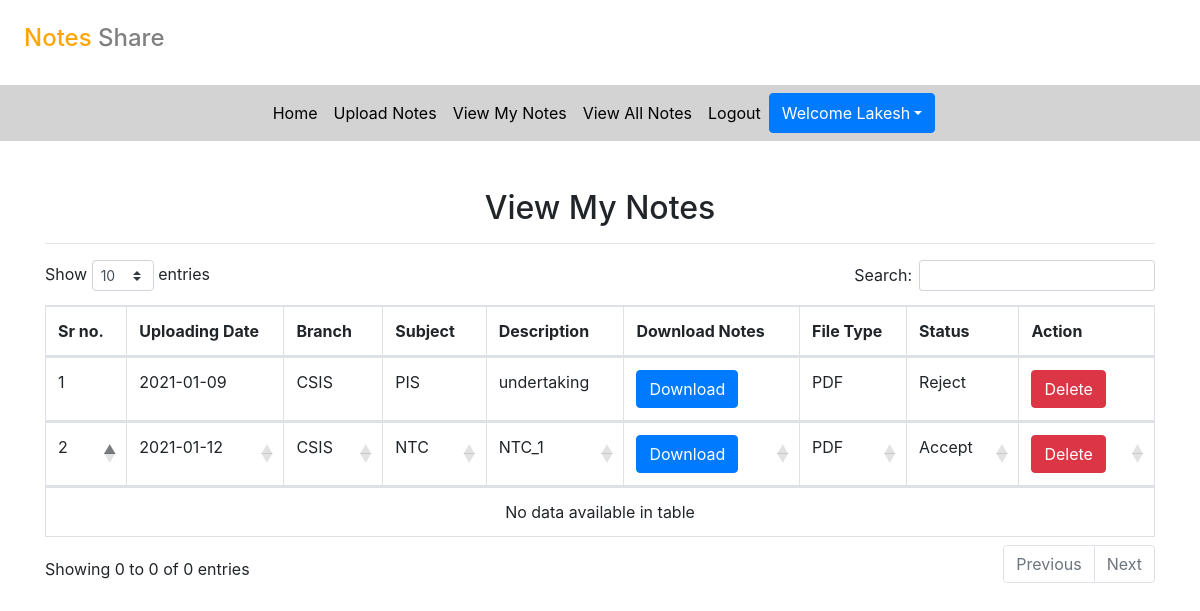
Page /view_mynotes (signed in) on the committed database.
### notes/models.py (models this page shows, shortened)
class Notes(models.Model):
    user = models.ForeignKey(User, on_delete=models.CASCADE)
    uploadingdate = models.CharField(max_length=30)
    branch = models.CharField(max_length=30)
    subject = models.CharField(max_length=35)
    notesfile = models.FileField(null=True)
    filetype = models.CharField(max_length=35, null=True)
    description = models.CharField(max_length=200, null=True)
    status = models.CharField(max_length=15)

### notes/views.py (the view)
# urls.py: path('view_mynotes', view_mynotes, name='view_mynotes'),
def view_mynotes(request):
    if not request.user.is_authenticated:
        return redirect('login')
    user = User.objects.get(id=request.user.id)
    notes = Notes.objects.filter(user=user)
    d = {'notes': notes}
    return render(request, 'view_mynotes.html', d)

### notes/templates/view_mynotes.html (shortened to what this page needs)
{% extends 'user_nav.html' %}
{% load static %}
{% block body %}
<link rel="stylesheet" href="https://cdnjs.cloudflare.com/ajax/libs/twitter-bootstrap/4.5.2/css/bootstrap.css">
<link rel="stylesheet" href="https://cdn.datatables.net/1.10.23/css/dataTables.bootstrap4.min.css">
<div class="container mt-5">
    <h2 class="text-center">View My Notes</h2>
    <hr>
    <table class="table table-bordered" id="myTable">
        <thead>
            <tr>
                <th>Sr no.</th>
                <th>Uploading Date</th>
                <th>Branch</th>
                <th>Subject</th>
                <th>Description</th>
                <th>Download Notes</th>
                <th>File Type</th>
                <th>Status</th>
                <th>Action</th>
            </tr>
            {% for i in notes%}
            <tr>
                <td>{{forloop.counter}}</td>
                <td>{{i.uploadingdate}}</td>
                <td>{{i.branch}}</td>
                <td>{{i.subject}}</td>
                <td>{{i.description}}</td>
                <td><a href="{{i.notesfile.url}}" class="btn btn-primary"  download>Download</a></td>
                <td>{{i.filetype}}</td>
                <td>{{i.status}}</td>
                <td><a href="{% url 'delete_mynotes' i.id %}" class="btn btn-danger"  onclick="return confirm('Are you sure?')">Delete</a></td>
            </tr>
            {% endfor%}
        </thead>
    </table>
</div>
{% endblock %}

### notes/templates/user_nav.html (shortened to what this page needs)
<!DOCTYPE html>
<html lang="en">
<head>
  {% load static %}
  <link rel="stylesheet" href="https://maxcdn.bootstrapcdn.com/bootstrap/4.3.1/css/bootstrap.min.css">
  <link rel="stylesheet" href="https://use.fontawesome.com/releases/v5.6.3/css/all.css">
  <link rel="stylesheet" href="{% static 'css/mystyle.css' %}">
</head>
<body>
  <h4 style="padding:2%"><span style="color: orange;">Notes</span> <span style="color: grey;">Share</span></h4>
  <nav class="navbar navbar-expand-sm justify-content-center" style="background-color: lightgray;">
  <ul class="navbar-nav">
    <li class="navbar-item">
      <a class="nav-link" href="{% url 'profile' %}">Home</a>
    </li>
    <li class="navbar-item">
      <a class="nav-link" href="{% url 'upload_notes' %}">Upload Notes</a>
    </li>
    <li class="navbar-item">
      <a class="nav-link" href="{% url 'view_mynotes' %}">View My Notes</a>
    </li>
    <li class="navbar-item">
        <a class="nav-link" href="{% url 'view_all_notes' %}">View All Notes</a>
      </li>
    <li class="navbar-item">
      <a class="nav-link" href="{% url 'logout' %}">Logout</a>
    </li>
    <div class="btn-group">
        <button type="button" class="btn btn-primary dropdown-toggle" data-toggle="dropdown">Welcome {{request.user.first_name}}</button>
    </div>
  </ul>
  </nav>
</body>
</html>
{% block body%}
{% endblock %}

### notes/static/css/mystyle.css (style rules this page uses)
.nav-link { color: black; }

### rows in the picture
Notes: uploadingdate "2021-01-09", branch "CSIS", subject "PIS", description "undertaking", filetype "PDF", status "Reject"
Notes: uploadingdate "2021-01-12", branch "CSIS", subject "NTC", description "NTC_1", filetype "PDF", status "Accept"

### other values in the picture
{{ request.user.first_name }} "Lakesh"
